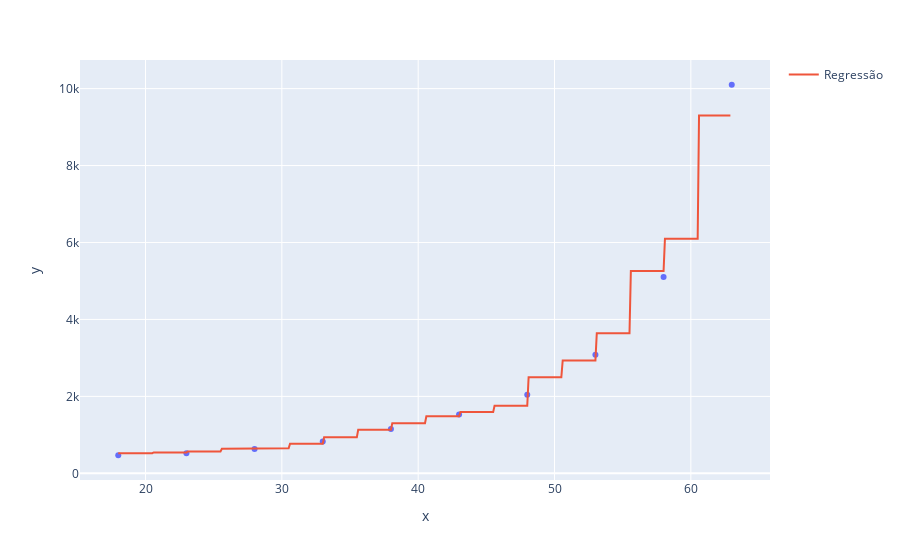

Notebook code for this chart:
### Code cell
grafico2 = px.scatter(x=x_plano_saude2.ravel(), y=y_plano_saude2)
grafico2 . add_scatter(x=x_teste_arvore.ravel(
), y=regressor_random_fores_saude.predict(x_teste_arvore), name='Regressão')
grafico2.show()

### Figure 1 — Plotly figure (JSON) as saved in the notebook; plotly's stock layout.template omitted (floating-point values rounded to 4 significant figures; data arrays with more than 128 entries replaced by an {"elided": "..."} marker saying what was removed)
{"data": [{"hovertemplate": "x=%{x}<br>y=%{y}<extra></extra>", "legendgroup": "", "marker": {"color": "#636efa", "symbol": "circle"}, "mode": "markers", "name": "", "orientation": "v", "showlegend": false, "type": "scatter", "x": [18, 23, 28, 33, 38, 43, 48, 53, 58, 63], "xaxis": "x", "y": [470, 520, 630, 830, 1150, 1530, 2040, 3080, 5100, 10100], "yaxis": "y"}, {"name": "Regressão", "type": "scatter", "x": {"elided": "450 float values"}, "y": {"elided": "450 float values"}}], "layout": {"legend": {"tracegroupgap": 0}, "margin": {"t": 60}, "xaxis": {"anchor": "y", "domain": [0, 1], "title": {"text": "x"}}, "yaxis": {"anchor": "x", "domain": [0, 1], "title": {"text": "y"}}}}
